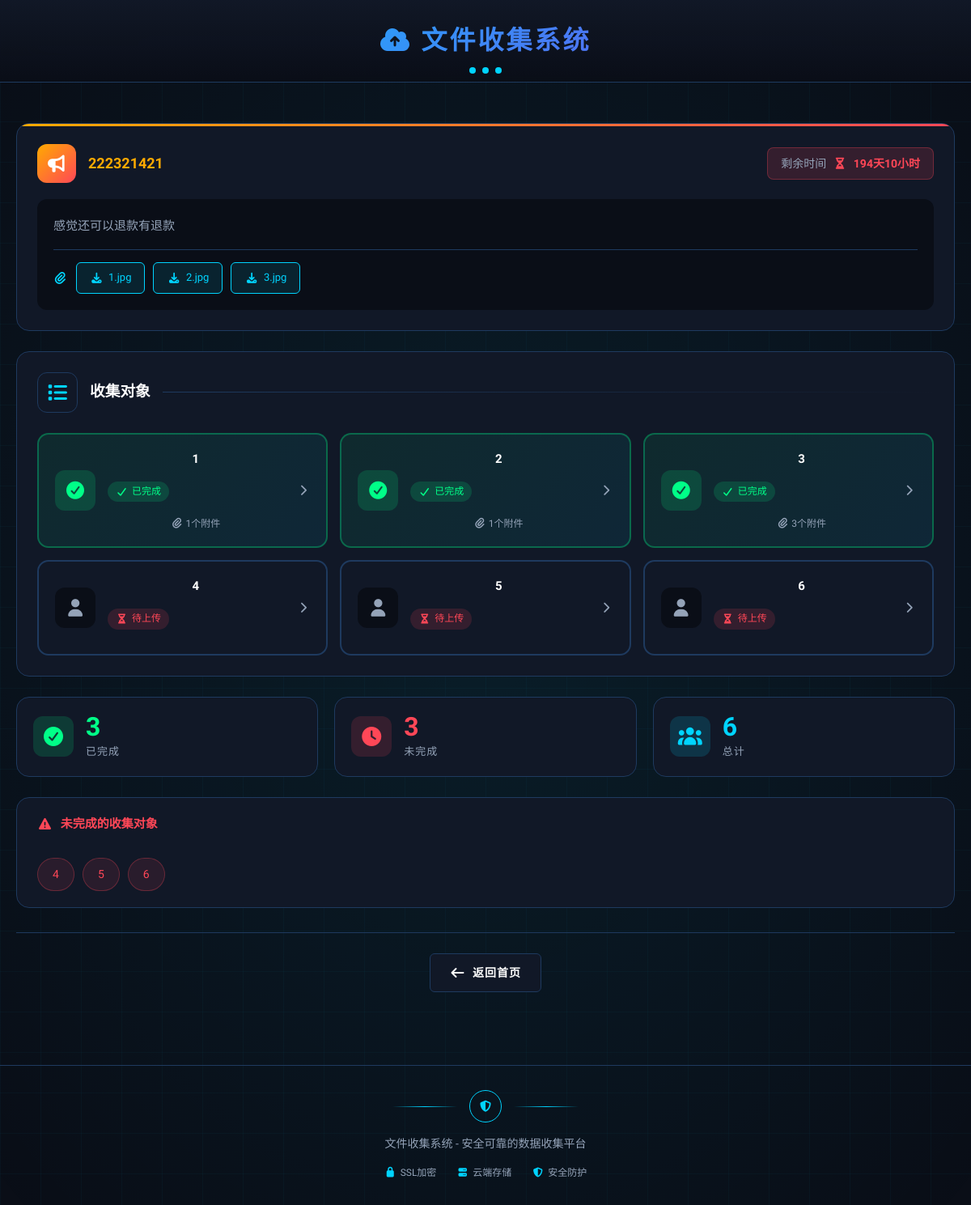
The page /theme/1 on the database its author committed.
### models.py (models this page shows)
class CollectionTheme(db.Model):
    id = db.Column(db.Integer, primary_key=True)
    title = db.Column(db.String(200), nullable=False)
    description = db.Column(db.Text)
    announcement = db.Column(db.Text)
    deadline = db.Column(db.DateTime, nullable=False)
    created_at = db.Column(db.DateTime, default=datetime.utcnow)
    is_active = db.Column(db.Boolean, default=True)
    collector_name = db.Column(db.String(100))
    collection_objects = db.relationship('CollectionObject', backref='theme', lazy=True, cascade='all, delete-orphan')
    attachments = db.relationship('ThemeAttachment', backref='theme', lazy=True, cascade='all, delete-orphan')

class ThemeAttachment(db.Model):
    id = db.Column(db.Integer, primary_key=True)
    filename = db.Column(db.String(500), nullable=False)
    original_name = db.Column(db.String(200), nullable=False)
    theme_id = db.Column(db.Integer, db.ForeignKey('collection_theme.id'), nullable=False)
    uploaded_at = db.Column(db.DateTime, default=datetime.utcnow)

class CollectionObject(db.Model):
    id = db.Column(db.Integer, primary_key=True)
    name = db.Column(db.String(100), nullable=False)
    theme_id = db.Column(db.Integer, db.ForeignKey('collection_theme.id'), nullable=False)
    is_completed = db.Column(db.Boolean, default=False)
    completed_at = db.Column(db.DateTime)
    attachments = db.relationship('Attachment', backref='collection_object', lazy=True, cascade='all, delete-orphan')

### routes.py (the view)
    @app.route('/theme/<int:theme_id>')
    def theme_detail(theme_id):
        theme = CollectionTheme.query.get_or_404(theme_id)
        objects = CollectionObject.query.filter_by(theme_id=theme_id).all()
        completed = sum(1 for obj in objects if obj.is_completed)
        incomplete = [obj for obj in objects if not obj.is_completed]
        return render_template('theme_detail.html', theme=theme, objects=objects,
                             completed=completed, incomplete=incomplete)

### app/templates/theme_detail.html (shortened to what this page needs)
{% extends "base.html" %}
{% block content %}
<div class="container">
    {% if theme.announcement %}
    <section class="theme-announcement-card">
        <div class="announcement-header">
            <div class="announcement-icon-wrap">
                <i class="fas fa-bullhorn"></i>
            </div>
            <div class="announcement-title-area">
                <h3>{{ theme.title }}</h3>
            </div>
            <div class="announcement-deadline">
                <span class="deadline-label">剩余时间</span>
                <i class="fas fa-hourglass-half"></i>
                <span>{{ theme.deadline|time_remaining }}</span>
            </div>
        </div>
        <div class="announcement-body">
            <div class="announcement-content">
                <p>{{ theme.announcement }}</p>
            </div>
            {% if theme.attachments %}
            <div class="announcement-attachments">
                <i class="fas fa-paperclip"></i>
                {% for att in theme.attachments %}
                <a href="{{ url_for('download_theme_attachment', attachment_id=att.id) }}" class="btn-download">
                    <i class="fas fa-download"></i> {{ att.original_name }}
                </a>
                {% endfor %}
            </div>
            {% endif %}
        </div>
    </section>
    {% endif %}
    <section class="objects-section">
        <div class="section-header-tech">
            <div class="tech-icon"><i class="fas fa-list"></i></div>
            <h3>收集对象</h3>
            <div class="tech-line"></div>
        </div>
        <div class="objects-grid">
            {% for obj in objects %}
            <a href="{{ url_for('upload_page', object_id=obj.id) }}"
               class="object-item {% if obj.is_completed %}completed{% endif %}">
                <div class="object-avatar">
                    <i class="fas {% if obj.is_completed %}fa-check-circle{% else %}fa-user{% endif %}"></i>
                </div>
                <div class="object-info">
                    <span class="object-name">{{ obj.name }}</span>
                    {% if obj.is_completed %}
                    <span class="object-status completed"><i class="fas fa-check"></i> 已完成</span>
                    <span class="object-attachments"><i class="fas fa-paperclip"></i> {{ obj.attachments|length }}个附件</span>
                    {% else %}
                    <span class="object-status pending"><i class="fas fa-hourglass-half"></i> 待上传</span>
                    {% endif %}
                </div>
                <div class="object-arrow">
                    <i class="fas fa-chevron-right"></i>
                </div>
            </a>
            {% endfor %}
        </div>
    </section>
    <div class="stats-summary">
        <div class="stat-card stat-completed">
            <div class="stat-icon"><i class="fas fa-check-circle"></i></div>
            <div class="stat-content">
                <span class="stat-value">{{ completed }}</span>
                <span class="stat-label">已完成</span>
            </div>
        </div>
        <div class="stat-card stat-pending">
            <div class="stat-icon"><i class="fas fa-clock"></i></div>
            <div class="stat-content">
                <span class="stat-value">{{ incomplete|length }}</span>
                <span class="stat-label">未完成</span>
            </div>
        </div>
        <div class="stat-card stat-total">
            <div class="stat-icon"><i class="fas fa-users"></i></div>
            <div class="stat-content">
                <span class="stat-value">{{ objects|length }}</span>
                <span class="stat-label">总计</span>
            </div>
        </div>
    </div>
    {% if incomplete %}
    <div class="incomplete-list">
        <h4><i class="fas fa-exclamation-triangle"></i> 未完成的收集对象</h4>
        <ul>
            {% for obj in incomplete %}
            <li>{{ obj.name }}</li>
            {% endfor %}
        </ul>
    </div>
    {% endif %}
    <div class="page-actions">
        <a href="{{ url_for('index') }}" class="btn btn-secondary">
            <i class="fas fa-arrow-left"></i> 返回首页
        </a>
    </div>
</div>
{% endblock %}

### rows shown on the page
CollectionTheme: title "222321421", deadline "194天10小时", announcement "感觉还可以退款有退款"
ThemeAttachment: original_name "1.jpg"
ThemeAttachment: original_name "2.jpg"
ThemeAttachment: original_name "3.jpg"
CollectionObject: is_completed True (drawn), name "1", attachments|length "1"
CollectionObject: is_completed True (drawn), name "2", attachments|length "1"
CollectionObject: is_completed True (drawn), name "3", attachments|length "3"
CollectionObject: is_completed False (drawn), name "4"
CollectionObject: is_completed False (drawn), name "5"
CollectionObject: is_completed False (drawn), name "6"

### other values the page prints
{{ completed }} "3"
{{ incomplete|length }} "3"
{{ objects|length }} "6"
